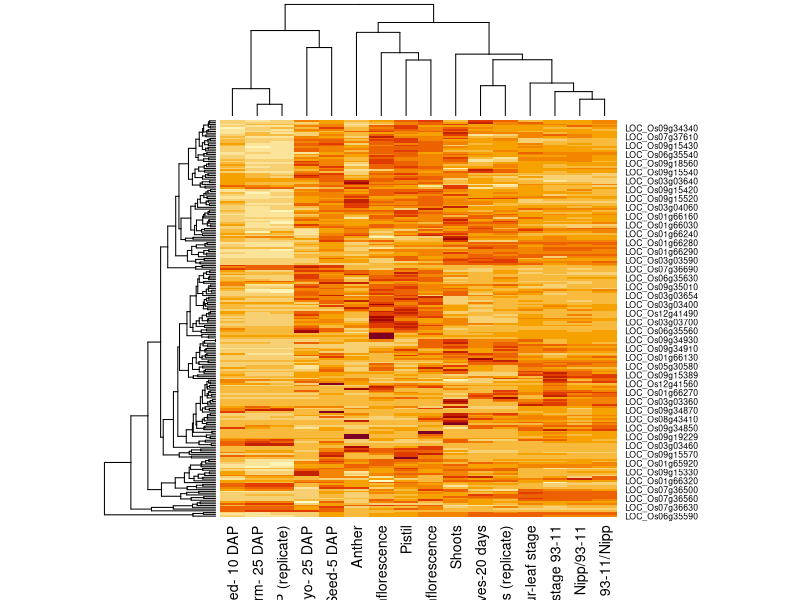
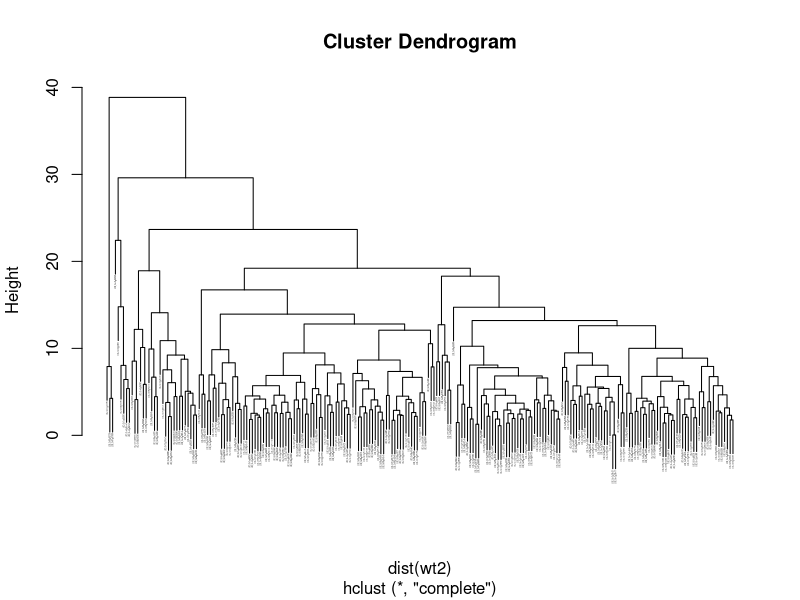
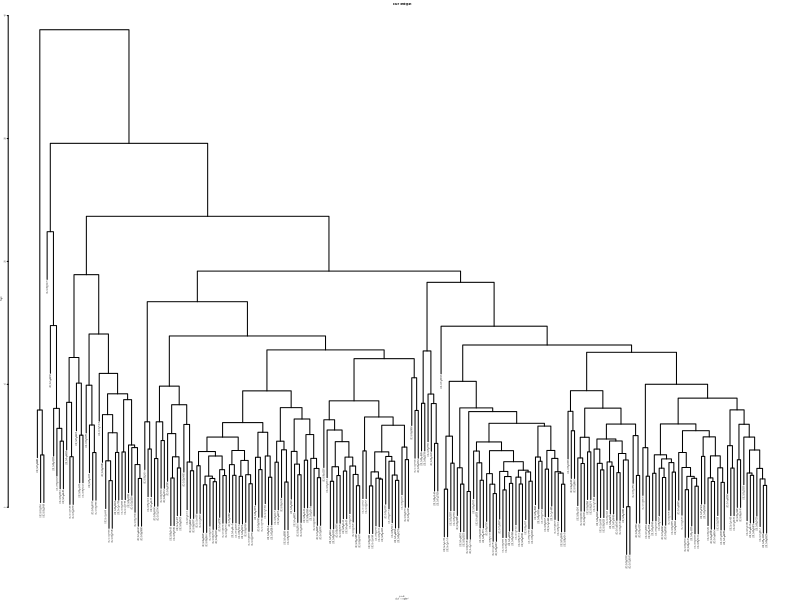
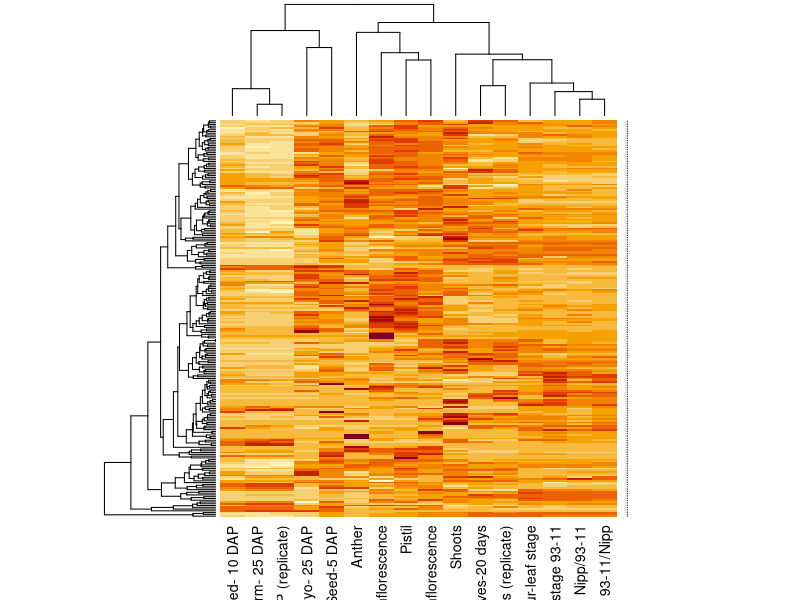

Generate these figures, in order, with R: (Note: this script raises an error after producing the figures.)
#Dendogram for clustering by gene expression and heatmap of tolerance qtls

library(ggplot2)
library(tidyverse)

et <- read_csv('Figures and tables/Expression Table rqtls added.csv')
et <- et[which(et$QTL != 'qCDP2'),]
et <- et[which(et$QTL != 'qCDP4'),]
et <- et[which(et$QTL != 'qCDP5'),]
et <- et[which(et$QTL != 'qCDP14'),]
et <- et[which(et$QTL != 'qCDP15'),]

unique(et$QTL)

wt <- et[, 4:19]
wt <- log2(wt + 1)
rownames(wt) <- et$Locus_id
wt2 <- wt[rowSums(wt) > 5,] #Used 5 for heatmap2
rhcr <- hclust(dist(wt2))
rownames(wt2)[rhcr$order]
heatmap(as.matrix(wt2),labRow = et$Locus_id, labCol = colnames(wt2))
plot(rhcr, cex=0.1, res = 1500)

png("Figures and tables/dend.png",width=6400,height=3200, res = 600)

par(cex=0.1)
plot(rhcr, labels = et$Locus_id[rhcr$order])

dev.off()

png("Figures and tables/exp3.png",width=9600,height=9600, res = 1300)

heatmap(as.matrix(wt2),labRow = rownames(wt2), labCol = colnames(wt2), cexRow = 0.05)

dev.off()


# tried out k-means
km <- kmeans(wt2, 21)

fviz_cluster(km, data = wt2,
             #palette = c("#2E9FDF", "#00AFBB", "#E7B800"), 
             geom = "point",
             ellipse.type = "convex", 
             ggtheme = theme_gray(), 
             main = 'test',
             xlab = 'Principal component 1',
             ylab = 'Principal component 2',
             pointsize = 2.0)


r <- km$cluster 
r <- et$Locus_id[order(r)]

o <- dplyr::bind_cols(r,km$cluster)

write_csv(o, 'test.csv') #k-means results


cutree(rhcr, 10)

o2 <- dplyr::bind_cols(et$Locus_id[order(cutree(rhcr, 10))], et$QTL[order(cutree(rhcr, 10))], cutree(rhcr, 10))
colnames(o2) <- c('Locus ID', 'QTL', 'Expression cluster')

write_csv(o2, 'Figures and tables/Expression dendogram 10 clusters.csv') # hierarchial clustering results written to file
